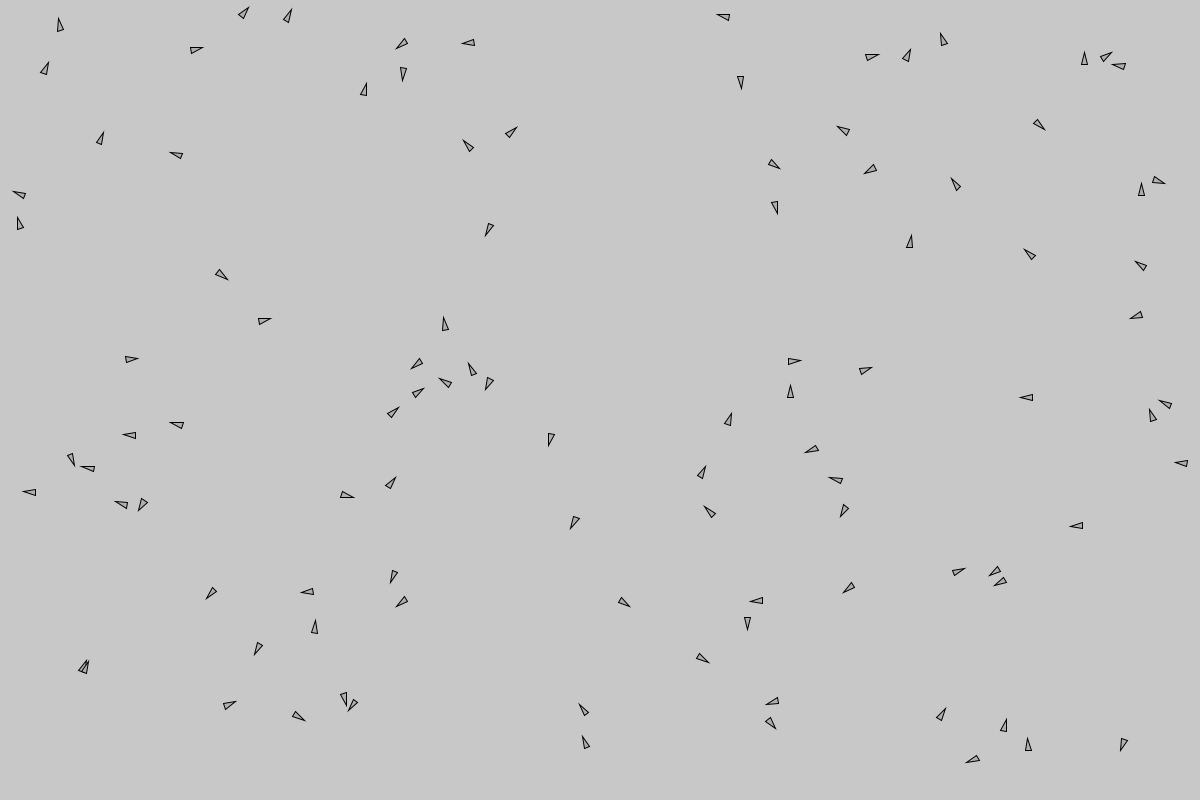
Frame 1 (no input)
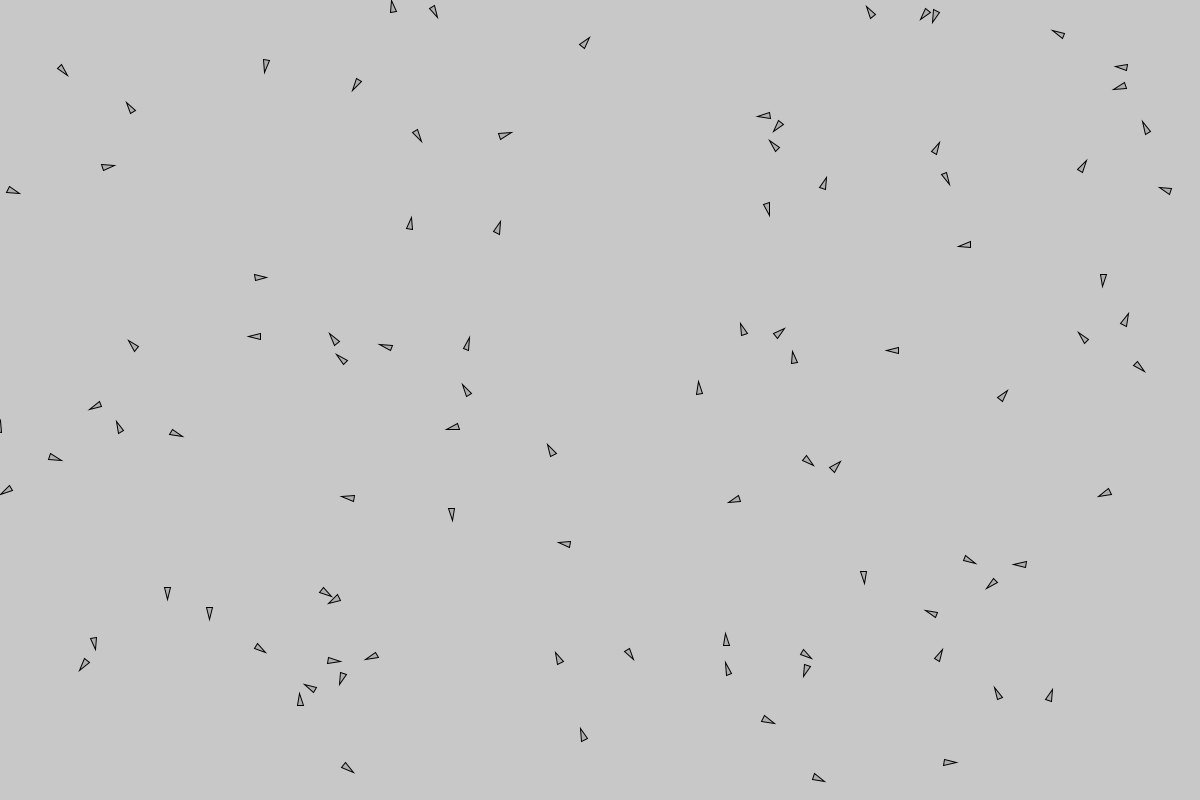
Frame 60 (the mouse pressed at the canvas centre just before this capture)
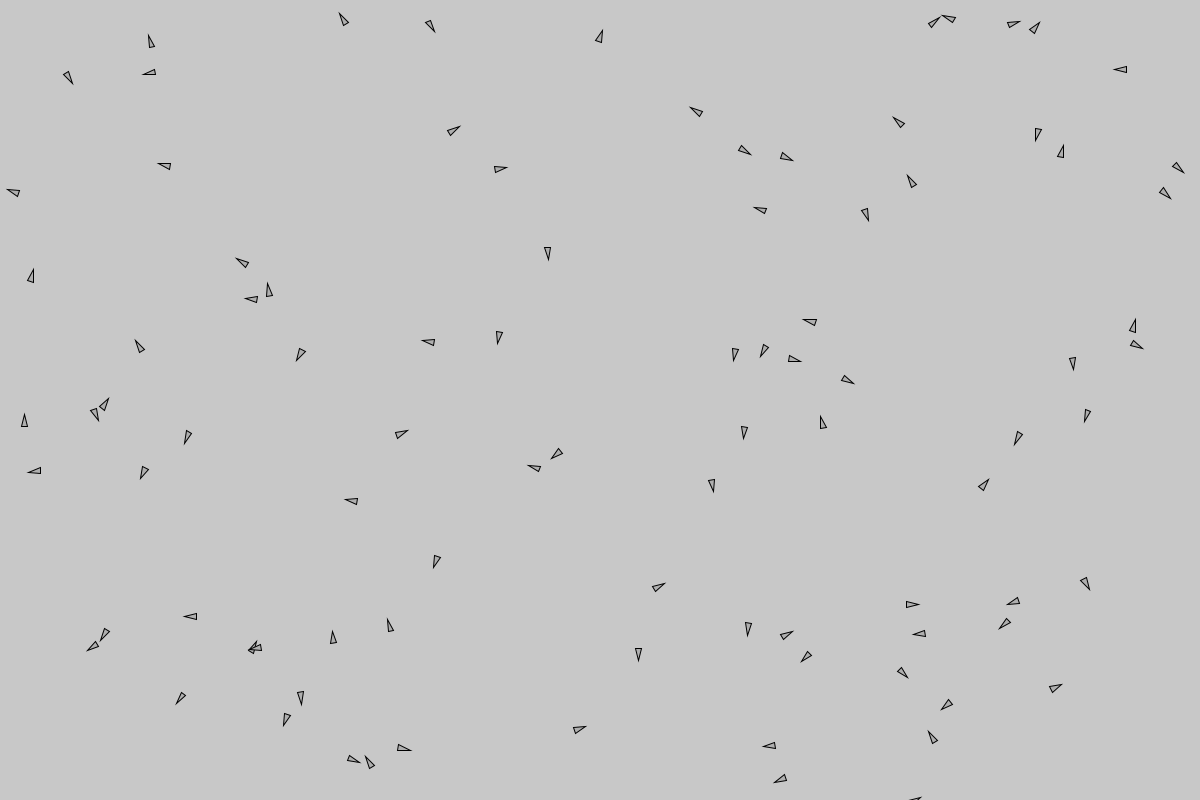
Frame 120 (the mouse held since frame 60 and released just before this capture)

The Processing sketch that drew these frames (run headless with seeded random() and noise(); from frame 60 on, the mouse is pressed at the canvas centre):

// Processing sketch: separate
// ── separate.pde
/*
First step of flocking: Separation
 Also demonstrates different types of flow fields
 and how to display the flow field
 
 Michael Shiloh
 February 15 2021
 
 Based on examples from The Nature of Code by Daniel Shiffman
 
 This code is in the public domain
 */

// The flow field class, more or less straight from the book
// with the addition of the display() function and different
// initialization options (each of which is from the book)
class FlowField {

  PVector[][] field;
  int cols, rows;
  int resolution; // Size of each square in the grid, in pixels

  // Constructor takes the desired resolution
  FlowField(int _res) {
    resolution = _res;
    cols = width/resolution;
    rows = height/resolution;

    // Declare the array of PVectors which will hold the field
    field = new PVector[cols][rows];

    // Initialize the field using one of the three options below
    // or make up your own initialization function
    // uniformFlowField();
     randomFlowField();
    // perlinFlowField();
    //followMouse();
  }

  // Pretty boring; all vectors point to the right
  void uniformFlowField() {
    for (int i = 0; i < cols; i++) {
      for (int j = 0; j < rows; j++) {
        field[i][j] = new PVector(1, 0); // pointing to the right
      }
    }
  }

  void randomFlowField() {
    for (int i = 0; i < cols; i++) {
      for (int j = 0; j < rows; j++) {
        field[i][j] = PVector.random2D();
      }
    }
  }

  void followMouse() {
    for (int i = 0; i < cols; i++) {
      for (int j = 0; j < rows; j++) {
        PVector pvMouse = new PVector(mouseX, mouseY);
        PVector pvCurrentLocation = new PVector(i*resolution, j*resolution);
        PVector meToMouse = PVector.sub(pvMouse, pvCurrentLocation);
        meToMouse.normalize();
        field[i][j] = meToMouse;
      }
    }
  }

  // Use perlin noise to determine the angle of each vector
  void perlinFlowField() {

    float xoff = 0.01;//random();
    for (int i = 0; i < cols; i++) {
      float yoff = 0.01; //random(30);
      for (int j = 0; j < rows; j++) {

        // Moving through the noise() space in two dimensions
        // and mapping the result to an angle between 0 and 360
        float theta = map(noise(xoff, yoff), 0, 1, 0, TWO_PI);

        // Convert the angle (polar coordinate) to Cartesian coordinates
        field[i][j] = new PVector(cos(theta), sin(theta));

        // Move to neighboring noise in Y axis
        yoff += 0.1;
      }

      // Move to neighboring noise in X axis
      xoff += 0.1;
    }
  }

  // Given a PVector which defines a location in the flow field,
  // return a copy of the value of the flow field at that location
  PVector lookup(PVector lookup) {

    // Convert x and y values to row and column, and constrain
    // to stay within the field
    int column = int(constrain(lookup.x/resolution, 0, cols-1));
    int row = int(constrain(lookup.y/resolution, 0, rows-1));

    return field[column][row].copy();
  }

  // Display the flow field so we can see if it looks like what we think it should
  // 
  void display() {
    for (int i = 0; i < cols; i++) {
      for (int j = 0; j < rows; j++) {
        // print("col " + i + " row " + j + "  ");
        // println(i*resolution, j*resolution, field[i][j].x, field[i][j].y);
        pushMatrix();

        // This translates to the top left corner of the grid, but really
        // it should center the vector in the middle of the grid
        translate(i*resolution, j*resolution);
        PVector f = field[i][j].copy();
        f.mult(resolution);
        line(0, 0, f.x, f.y);
        ellipse(f.x, f.y, 5, 5); // circle instead of arrow head
        popMatrix();
      }
    }
  }
}

// The vehicle class, more or less straight from the book
class Vehicle {

  PVector location;
  PVector velocity;
  PVector acceleration;
  // Additional variable for size
  float r;
  float maxforce;
  float maxspeed;

  Vehicle(float x, float y) {
    acceleration = new PVector(0, 0);
    velocity = new PVector(0, 0);
    location = new PVector(x, y);
    r = 3.0;
    //Arbitrary values for maxspeed and
    // force; try varying these!
    maxspeed = 4;
    maxforce = 0.10;
  }

  // Update the velocity and location, based on the acceleration generated by the steering force
  void update() {
    velocity.add(acceleration);
    velocity.limit(maxspeed);
    location.add(velocity);
    acceleration.mult(0); // clear the acceleration for the next frame
  }

  // Newton’s second law; we could divide by mass if we wanted.
  // If there are multiple forces (e.g. gravity, wind) we use
  // this function for each one, and it is added to the acceleration
  void applyForce(PVector force) {
    acceleration.add(force);
  }

  /********************************************************
  What follow are different steering algorithms. A vehicle could
  use any one, and you are encouraged to create additional ones.
  Each algorithm calculates the steering force and then applies it
  *********************************************************/

  // Apply steering force to seek a target
  void seek(PVector target) {
    PVector desired = PVector.sub(target, location);
    desired.normalize();
    desired.mult(maxspeed);
    PVector steer = PVector.sub(desired, velocity);
    steer.limit(maxforce);
    applyForce(steer);
  }

  // Apply a steering force to follow a flow field
  void follow(FlowField flow) {

    // Look up the vector at that spot in the flow field
    PVector desired = flow.lookup(location);
    desired.mult(maxspeed);

    // Steering is desired minus velocity
    PVector steer = PVector.sub(desired, velocity);
    steer.limit(maxforce);
    applyForce(steer);
  }

  // Apply a steering force to maintain a bit of separation
  void separate (ArrayList<Vehicle> vehicles) {
    float desiredseparation = 20; // how close is too close.
    int count = 0;
    PVector sum = new PVector(0, 0);

    for (Vehicle other : vehicles) {

      // What is the distance between me and another Vehicle?
      float d = PVector.dist(location, other.location);

      // If the distance is zero we are looking at ourselves; exclude that
      if ((d > 0) && (d < desiredseparation)) {

        // calculate the location of this vehicle

        PVector diff = PVector.sub(location, other.location); 

				// Alternately, don't normalize 
				// in order to separate more from closer vehicles
        diff.normalize(); 

        // We'll need the average, so add this location to the sum 
        // of all locations and increment the count.
        sum.add(diff); 
        count++;
      }
    } // end of loop over all vehicles

    // now calculate the average, 
    // figure out the force
    // and apply the force:
		// but only if there is more than one force
    if (count > 0) { // If zero then no one is too close
      sum.div(count); // sum is now our desired velocity

      // Scale desired velocitysss to maxspeed
      sum.setMag(maxspeed);

      // Apply Reynolds’s steering formula:
      // error is our current velocty minus our desired velocity
      PVector steer = PVector.sub(sum, velocity);
      steer.limit(maxforce);

      // Apply the force to the Vehicle’s
      // acceleration.
      applyForce(steer);
    }
  }

  /********************************************************
  End of the different steering algorithms. 
  *********************************************************/

  void display() {
    // Vehicle is a triangle pointing in
    // the direction of velocity; since it is drawn
    // pointing up, we rotate it an additional 90 degrees.
    float theta = velocity.heading() + PI/2;
    fill(175);
    stroke(0);
    pushMatrix();
    translate(location.x, location.y);
    rotate(theta);
    beginShape();
    vertex(0, -r*2);
    vertex(-r, r*2);
    vertex(r, r*2);
    endShape(CLOSE);
    popMatrix();
  }
}

/*
Finally we can use these classes to make a vehicle and a flow field
 and watch the vehicle follow the flow field
 */

FlowField f;
ArrayList<Vehicle> vehicles = new ArrayList<Vehicle>();

void setup() {
  size (1200, 800);
  f = new FlowField(15);

  // Make 100 vehicles to start with
  for (int i = 0; i < 100; i++) {
    vehicles.add(new Vehicle(random(width), random(height)));
  }
}

// If you want more vehicles. You could also add
// multiple vehicles for each click
void mouseClicked() {
  vehicles.add(new Vehicle(mouseX, mouseY));
}

void draw() {
  background(200);
  //f.followMouse();
  // f.display(); // this really slows things down so use it only when you want

  for (Vehicle v : vehicles) {
   // v.separate(vehicles); // Try removing this to see what happens if they don't try to separate
    v.follow(f); // Apply the steering force to follow the flow field
    v.update(); // Update the velocity and location, based on the acceleration generated by the steering force
    v.display(); // display the vehicle
  }
}
